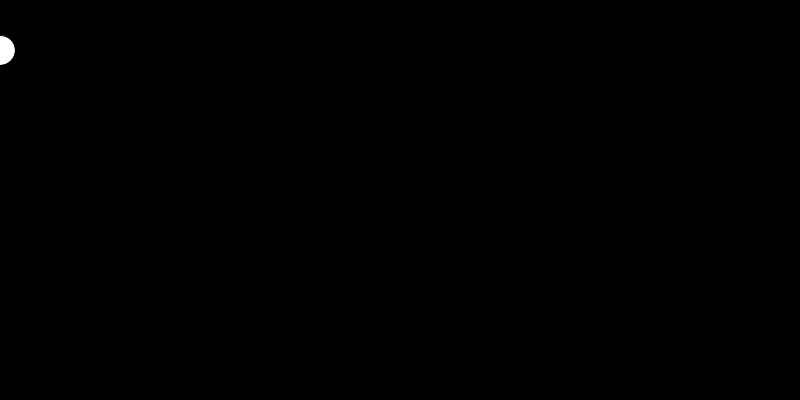
Frame 1 (no input)
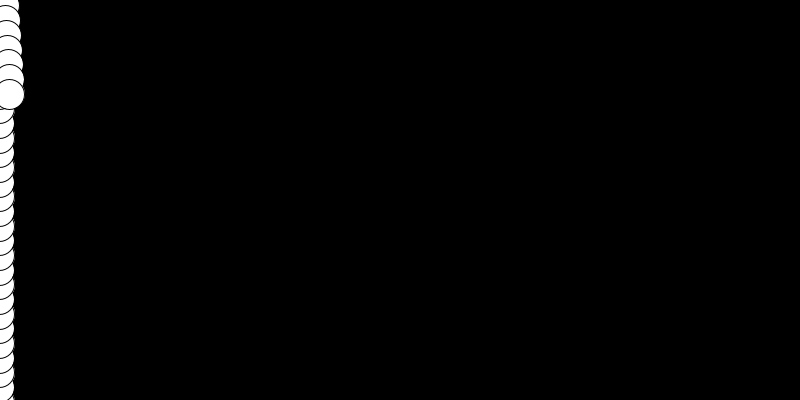
Frame 60 (the mouse pressed at the canvas centre just before this capture)
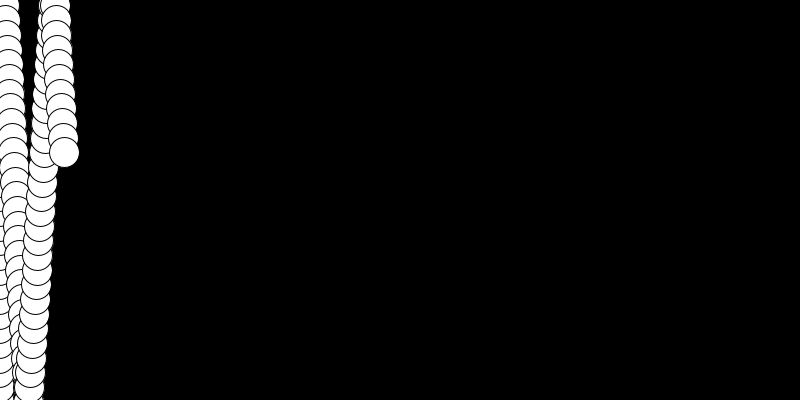
Frame 120 (the mouse held since frame 60 and released just before this capture)

The Processing sketch that drew these frames (run headless with seeded random() and noise(); from frame 60 on, the mouse is pressed at the canvas centre):

// Processing sketch: D_letsuseradiansandmakeitreflect
// ── D_letsuseradiansandmakeitreflect.pde

float thex;
float they;

float d; // velocity
float t; // angle


void setup()
{
  size(800, 400);

  background(0);

  thex = 0;
  they = 50;

  d = random(5, 20); // random velocity
  t = random(0, TWO_PI); // random angle
}

void draw()
{
  //background(0);
  fill(255);

  ellipse(thex, they, 30, 30);

  thex = thex+d*cos(t);
  they = they+d*sin(t);

  // let's make it wrap
  if (thex>width) t=PI-t;
  if (thex<0) t=PI-t;
  if (they>height) t=TWO_PI-t;
  if (they<0) t=TWO_PI-t;
}
